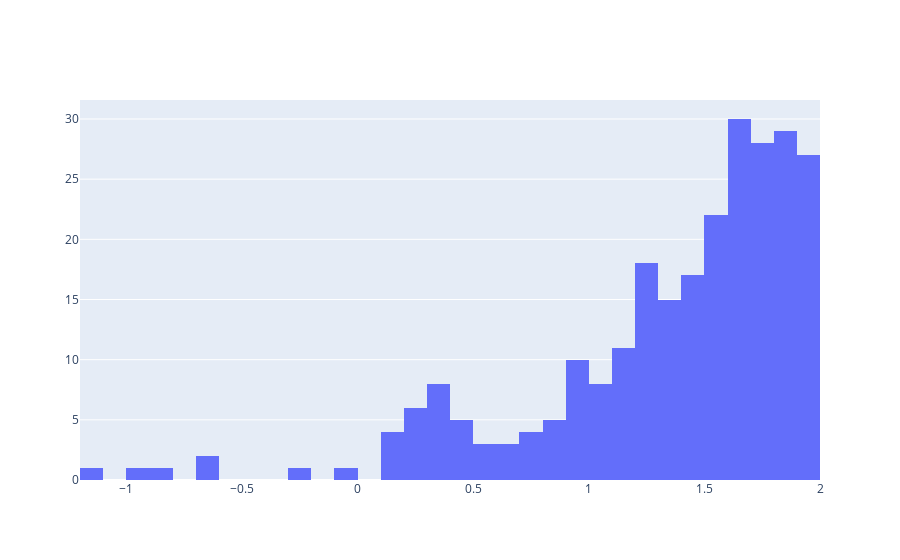

Notebook code for this chart:
### Code cell
tmp = xyz['z']-26

import plotly.graph_objects as go

fig = go.Figure(data=[go.Histogram(x=tmp, xbins=dict(start=-2, end=2, size=0.1))])
fig.show()

### Figure 1 — Plotly figure (JSON) as saved in the notebook; plotly's stock layout.template omitted (floating-point values rounded to 4 significant figures; data arrays with more than 128 entries replaced by an {"elided": "..."} marker saying what was removed)
{"data": [{"type": "histogram", "x": {"elided": "1763 float values"}, "xbins": {"end": 2, "size": 0.1, "start": -2}}], "layout": {}}
